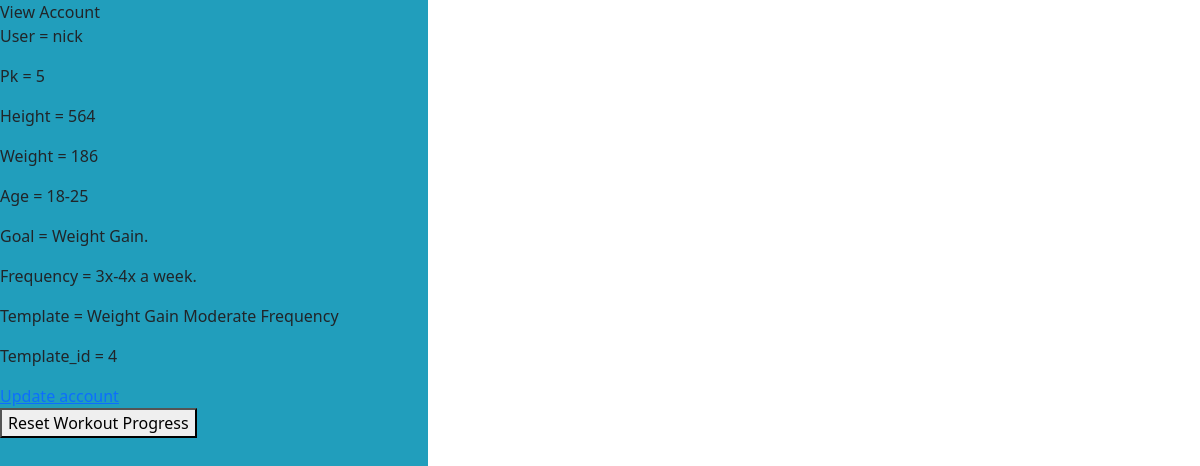
Screenshot of /account/ (signed in) with the database file from the repository.
### users/models.py (models this page shows, shortened)
class FitnessUser(AbstractUser):
    first_name = models.CharField(max_length=30)
    last_name = models.CharField(max_length=30)
    email = models.EmailField(max_length=60)
    age_category = models.ForeignKey(
        AgeGroup,
        on_delete=models.CASCADE,
        blank=True,
        null=True
    )
    goal = models.IntegerField(default=1 ,choices=Purpose.choices)
    weight = models.CharField(max_length=30)
    height = models.CharField(max_length=30)
    gender = models.ForeignKey(
        Gender,
        on_delete=models.CASCADE,
        blank=True,
        null=True
    )
    exercise_frequency = models.IntegerField(default=1 ,choices=Frequency.choices)
    template_id = models.ForeignKey(
        Workout_template,
        default=1,
        on_delete=models.CASCADE,
        blank=True,
        null=True
        )
    completed_workouts = models.ManyToManyField(SingleWorkout)

class AgeGroup(models.Model):
    name = models.CharField(max_length=128)
    def __str__(self):
        return self.name

### workout/models.py (models this page shows, shortened)
class Workout_template(models.Model):
    name = models.CharField(max_length=128, default='test template')
    description = models.TextField(default='Test Description')
    goal = models.IntegerField(default=2, choices=Purpose.choices)
    frequency = models.IntegerField(default=1, choices=Frequency.choices)
    weeks = models.ManyToManyField(Week)
    completed_status = models.BooleanField(default=False)
    def __str__(self):
        return self.name

### users/views.py (the view)
# urls.py: path('account/', AccountTemplateView.as_view(), name='account'),
class AccountTemplateView(LoginRequiredMixin, TemplateView):
    model = FitnessUser
    template_name = "users/view_account.html"
    def get_context_data(self, **kwargs):
        user = FitnessUser.objects.get(username=self.request.user)
        return super().get_context_data(**kwargs)

### templates/users/view_account.html (shortened to what this page needs)
{% extends 'base.html' %}
{% block content %}
View Account
{% if request.user.is_authenticated %}
    <p>User = {{ request.user }}</p>
    <p>Pk = {{ request.user.pk }}</p>
    <p>Height = {{ request.user.height }}</p>
    <p>Weight = {{ request.user.weight }}</p>
    <p>Age = {{ request.user.age_category }}</p>
    <p>Goal = {{ request.user.get_goal_display }}</p>
    <p>Frequency = {{ request.user.get_exercise_frequency_display }}</p>
    <p>Template = {{ request.user.template_id }}</p>
    <p>Template_id = {{ request.user.template_id.id }}</p>
    <a href="update/{{request.user.pk}}/">Update account</a>
    <form method="POST" action="{% url 'update_workouts' %}">
        <button type="submit">Reset Workout Progress</button>
    </form>
{% endif %}
{% endblock content %}

### static/css/base.css (style rules this page uses)
* { max-width: 428px; max-height: 926px; }
::placeholder { color: #FFB703; }

### rows the page displays
FitnessUser: user "nick", user.pk "5", user.height "564", user.weight "186", user.age_category "18-25", user.goal "Weight Gain.", user.exercise_frequency "3x-4x a week.", user.template_id "Weight Gain Moderate Frequency", user.template_id.id "4"
